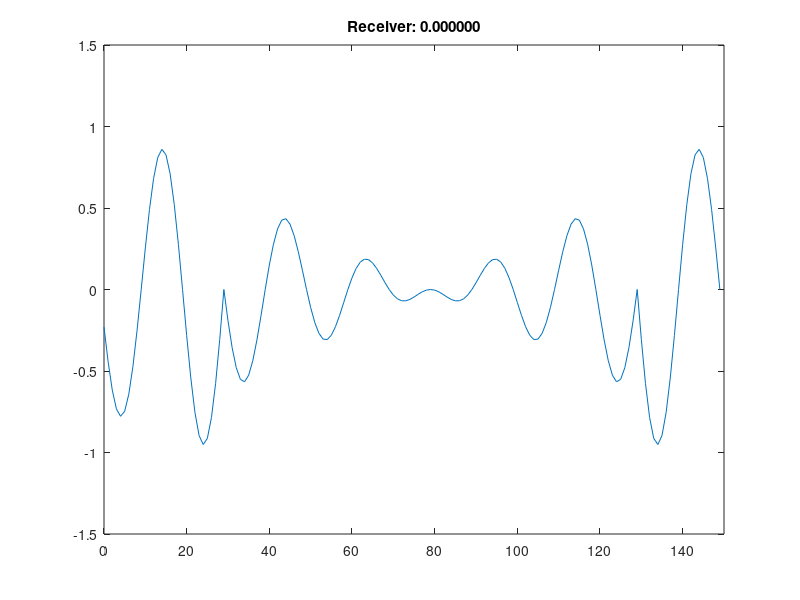

This figure's MATLAB source:
clear;

size = 150;
source_loc = [30 130];
receiver_loc = 60;
x = linspace(0,size-1,size);
environment = zeros(1,size);
left_prop = zeros(1,size);
right_prop = zeros(1,size);
t = 0:.1:10-0.1;
T = 10;

wave = sin(10*pi*t/T);          %Pre-Calculate the wave
time = 0;
j = 1;
while(time<9.9)

    %Use 2 vectors for each direction of propogation, allows theoretically
    %infinite sources, will later allow reflection
    
    right_prop(source_loc) = wave(j)+0.99*right_prop(source_loc-1);
    left_prop(source_loc) = wave(j)+0.99*left_prop(source_loc+1);
    
    
    
    %Calculate right propogation
    for i = size:-1:2
       right_prop(i) = 0.99*right_prop(i-1);  
    end
    
    %Calculate left propogation
    for i = 1:1:size-1
       left_prop(i) = 0.99*left_prop(i+1);  
    end
    
    environment = right_prop+left_prop;
    rec_val = left_prop(60);
    clf;
    plot(x,environment);
    title(sprintf("Receiver: %f",rec_val));
    axis([0 size -1.5 1.5]);
    
    pause(0.01);
    time = time + 0.1;
    j = j+1;
end